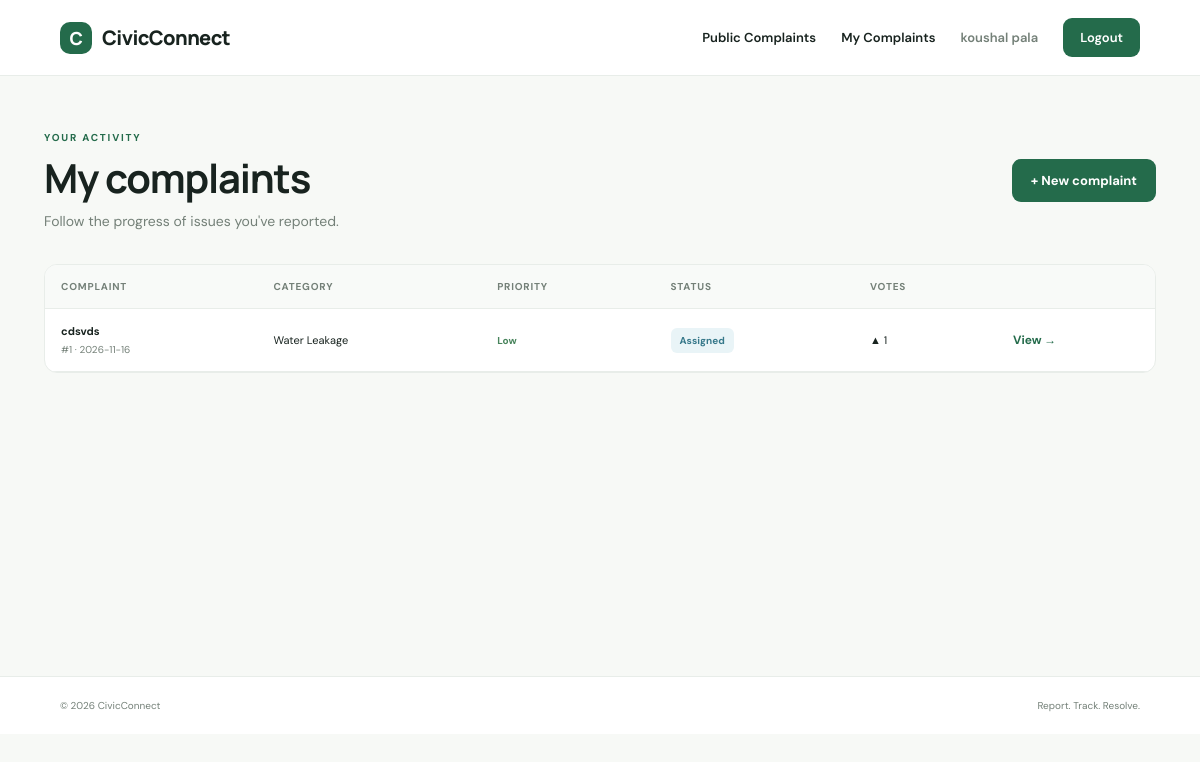
/complaints (signed in), run on the app's committed database.
### tables this page shows
CREATE TABLE complaints (
        id INTEGER PRIMARY KEY AUTOINCREMENT,
        user_id INTEGER NOT NULL,
        title TEXT NOT NULL,
        description TEXT NOT NULL,
        category TEXT NOT NULL,
        department TEXT NOT NULL,
        priority TEXT NOT NULL,
        status TEXT NOT NULL DEFAULT 'Submitted',
        latitude REAL,
        longitude REAL,
        location_text TEXT,
        photo TEXT,
        created_at TEXT NOT NULL,
        updated_at TEXT NOT NULL,
        FOREIGN KEY(user_id) REFERENCES users(id)
    );

### app.py (the view)
@app.route("/complaints")
@login_required
def my_complaints():
    rows = get_db().execute("""
        SELECT c.*, (SELECT COUNT(*) FROM upvotes v WHERE v.complaint_id=c.id) AS votes
        FROM complaints c WHERE c.user_id=? ORDER BY c.created_at DESC
    """, (session["user_id"],)).fetchall()
    return render_template("my_complaints.html", complaints=rows)

### app.py (called while the page is built)
def get_db():
    if "db" not in g:
        g.db = sqlite3.connect(DATABASE)
        g.db.row_factory = sqlite3.Row
        g.db.execute("PRAGMA foreign_keys = ON")
    return g.db

def login_required(fn):
    @wraps(fn)
    def wrapper(*args, **kwargs):
        if not session.get("user_id"):
            flash("Please log in to continue.", "warning")
            return redirect(url_for("login"))
        return fn(*args, **kwargs)
    return wrapper

@app.context_processor
def inject_user():
    return {"current_user": session.get("name"), "current_role": session.get("role")}

### templates/my_complaints.html
{% extends "base.html" %}{% block title %}My complaints | CivicConnect{% endblock %}{% block content %}
<div class="page-heading split"><div><span class="eyebrow">YOUR ACTIVITY</span><h1>My complaints</h1><p>Follow the progress of issues you've reported.</p></div><a class="btn primary" href="{{ url_for('new_complaint') }}">+ New complaint</a></div>
{% if complaints %}<div class="table-wrap"><table><thead><tr><th>Complaint</th><th>Category</th><th>Priority</th><th>Status</th><th>Votes</th><th></th></tr></thead><tbody>{% for c in complaints %}<tr><td><strong>{{ c.title }}</strong><small>#{{ c.id }} · {{ c.created_at[:10] }}</small></td><td>{{ c.category }}</td><td><span class="priority {{ c.priority|lower }}">{{ c.priority }}</span></td><td><span class="status {{ c.status|lower|replace(' ','-') }}">{{ c.status }}</span></td><td>▲ {{ c.votes }}</td><td><a class="text-link" href="{{ url_for('complaint_detail', complaint_id=c.id) }}">View →</a></td></tr>{% endfor %}</tbody></table></div>{% else %}<div class="empty-state"><h3>You haven't reported anything yet.</h3><p>Start by reporting an issue in your neighborhood.</p><a class="btn primary" href="{{ url_for('new_complaint') }}">Report an issue</a></div>{% endif %}{% endblock %}

### static/css/style.css (style rules this page uses)
:root { --ink:#18231f;--muted:#748078;--green:#246b4b;--green2:#dff1e6;--line:#e8ede9;--paper:#f7f9f6;--white:#fff;--orange:#e9a64c;--shadow:0 18px 50px rgba(27,53,39,.08) }
* { box-sizing:border-box }
body { margin:0;background:var(--paper);color:var(--ink);font-family:'DM Sans',sans-serif;font-size:15px }
a { color:inherit;text-decoration:none }
.eyebrow { font-size:10px;font-weight:700;letter-spacing:1.8px;color:var(--green) }
h1,h2,h3 { font-family:Manrope,sans-serif;letter-spacing:-1.2px }
h1 { font-size:56px;line-height:1.08;margin:18px 0 }
.hero-copy>p,.page-heading p { font-size:16px;color:var(--muted);line-height:1.8;max-width:490px }
.btn { display:inline-flex;align-items:center;justify-content:center;gap:18px;border:0;border-radius:9px;padding:13px 19px;font:700 13px 'DM Sans';cursor:pointer;transition:.2s }
.primary { background:var(--green);color:white }
.text-link { color:var(--green);font-size:12px;font-weight:700 }
.status { font-size:10px;font-weight:700;padding:6px 9px;border-radius:6px;background:#f1f3f1;color:#66716a;white-space:nowrap }
.status.assigned { background:#e9f4f7;color:#36788a }
.page-heading { margin:8px 0 30px }
.page-heading h1 { font-size:40px;margin:10px 0 }
.page-heading p { font-size:14px;margin:0 }
.split { display:flex;justify-content:space-between;align-items:center }
small { color:var(--muted);font-size:10px }
.table-wrap { overflow-x:auto;background:#fff;border:1px solid var(--line);border-radius:13px }
table { border-collapse:collapse;width:100%;min-width:850px;text-align:left }
th { font-size:10px;color:var(--muted);letter-spacing:.8px;text-transform:uppercase;background:#f8faf8 }
th,td { padding:15px 16px;border-bottom:1px solid var(--line);vertical-align:middle }
td { font-size:11px }
td strong,td small { display:block }
td small { margin-top:5px }
.priority { font-size:10px;font-weight:700 }
.priority.low { color:#48845c }

### data on the page
complaints: title "cdsvds", id "1", created_at "2026-11-16", category "Water Leakage", priority "Low", status "Assigned", votes "1"

### other printed values
{{ current_user }} "koushal pala"
